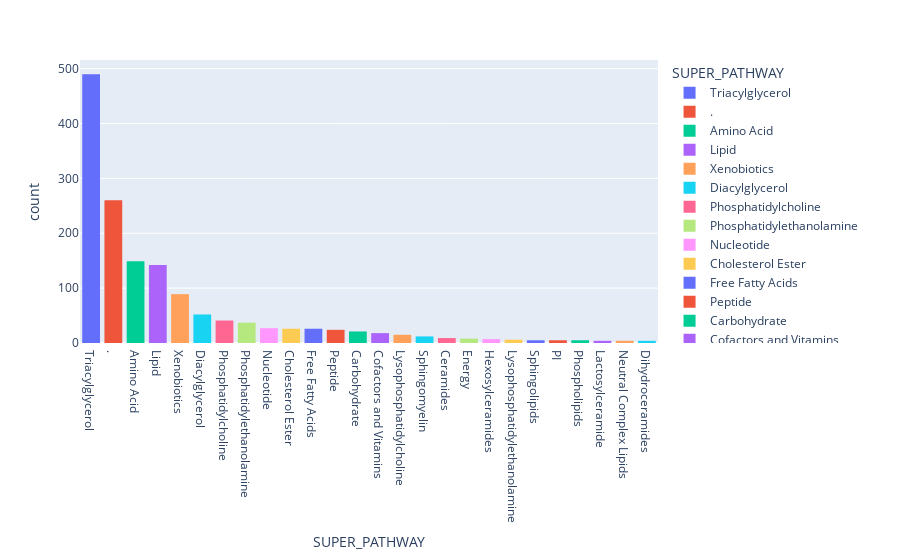

The cell this chart's notebook holds for it:
### Code cell
# GRAFICO IDENTIFICACION DEL GRUPO DE BIOQUIMICO AL QUE PERTENECEN LOS COMPUESTOS IDENTIFICADOS (Final para presentación)
grupo_compuestos_df = grupo_compuestos.reset_index()
grupo_compuestos_df.columns = ["SUPER_PATHWAY", "count"]
fig = px.bar(grupo_compuestos_df, x="SUPER_PATHWAY", y="count", color="SUPER_PATHWAY")
fig.update_traces(marker_line_width=0)
fig.show()

### Figure 1 — Plotly figure (JSON) as saved in the notebook; plotly's stock layout.template omitted (floating-point values rounded to 4 significant figures)
{"data": [{"hovertemplate": "SUPER_PATHWAY=%{x}<br>count=%{y}<extra></extra>", "legendgroup": "Triacylglycerol", "marker": {"color": "#636efa", "line": {"width": 0}, "pattern": {"shape": ""}}, "name": "Triacylglycerol", "orientation": "v", "showlegend": true, "textposition": "auto", "type": "bar", "x": ["Triacylglycerol"], "xaxis": "x", "y": [490], "yaxis": "y"}, {"hovertemplate": "SUPER_PATHWAY=%{x}<br>count=%{y}<extra></extra>", "legendgroup": ".", "marker": {"color": "#EF553B", "line": {"width": 0}, "pattern": {"shape": ""}}, "name": ".", "orientation": "v", "showlegend": true, "textposition": "auto", "type": "bar", "x": ["."], "xaxis": "x", "y": [260], "yaxis": "y"}, {"hovertemplate": "SUPER_PATHWAY=%{x}<br>count=%{y}<extra></extra>", "legendgroup": "Amino Acid", "marker": {"color": "#00cc96", "line": {"width": 0}, "pattern": {"shape": ""}}, "name": "Amino Acid", "orientation": "v", "showlegend": true, "textposition": "auto", "type": "bar", "x": ["Amino Acid"], "xaxis": "x", "y": [149], "yaxis": "y"}, {"hovertemplate": "SUPER_PATHWAY=%{x}<br>count=%{y}<extra></extra>", "legendgroup": "Lipid", "marker": {"color": "#ab63fa", "line": {"width": 0}, "pattern": {"shape": ""}}, "name": "Lipid", "orientation": "v", "showlegend": true, "textposition": "auto", "type": "bar", "x": ["Lipid"], "xaxis": "x", "y": [142], "yaxis": "y"}, {"hovertemplate": "SUPER_PATHWAY=%{x}<br>count=%{y}<extra></extra>", "legendgroup": "Xenobiotics", "marker": {"color": "#FFA15A", "line": {"width": 0}, "pattern": {"shape": ""}}, "name": "Xenobiotics", "orientation": "v", "showlegend": true, "textposition": "auto", "type": "bar", "x": ["Xenobiotics"], "xaxis": "x", "y": [89], "yaxis": "y"}, {"hovertemplate": "SUPER_PATHWAY=%{x}<br>count=%{y}<extra></extra>", "legendgroup": "Diacylglycerol", "marker": {"color": "#19d3f3", "line": {"width": 0}, "pattern": {"shape": ""}}, "name": "Diacylglycerol", "orientation": "v", "showlegend": true, "textposition": "auto", "type": "bar", "x": ["Diacylglycerol"], "xaxis": "x", "y": [52], "yaxis": "y"}, {"hovertemplate": "SUPER_PATHWAY=%{x}<br>count=%{y}<extra></extra>", "legendgroup": "Phosphatidylcholine", "marker": {"color": "#FF6692", "line": {"width": 0}, "pattern": {"shape": ""}}, "name": "Phosphatidylcholine", "orientation": "v", "showlegend": true, "textposition": "auto", "type": "bar", "x": ["Phosphatidylcholine"], "xaxis": "x", "y": [41], "yaxis": "y"}, {"hovertemplate": "SUPER_PATHWAY=%{x}<br>count=%{y}<extra></extra>", "legendgroup": "Phosphatidylethanolamine", "marker": {"color": "#B6E880", "line": {"width": 0}, "pattern": {"shape": ""}}, "name": "Phosphatidylethanolamine", "orientation": "v", "showlegend": true, "textposition": "auto", "type": "bar", "x": ["Phosphatidylethanolamine"], "xaxis": "x", "y": [37], "yaxis": "y"}, {"hovertemplate": "SUPER_PATHWAY=%{x}<br>count=%{y}<extra></extra>", "legendgroup": "Nucleotide", "marker": {"color": "#FF97FF", "line": {"width": 0}, "pattern": {"shape": ""}}, "name": "Nucleotide", "orientation": "v", "showlegend": true, "textposition": "auto", "type": "bar", "x": ["Nucleotide"], "xaxis": "x", "y": [27], "yaxis": "y"}, {"hovertemplate": "SUPER_PATHWAY=%{x}<br>count=%{y}<extra></extra>", "legendgroup": "Cholesterol Ester", "marker": {"color": "#FECB52", "line": {"width": 0}, "pattern": {"shape": ""}}, "name": "Cholesterol Ester", "orientation": "v", "showlegend": true, "textposition": "auto", "type": "bar", "x": ["Cholesterol Ester"], "xaxis": "x", "y": [26], "yaxis": "y"}, {"hovertemplate": "SUPER_PATHWAY=%{x}<br>count=%{y}<extra></extra>", "legendgroup": "Free Fatty Acids", "marker": {"color": "#636efa", "line": {"width": 0}, "pattern": {"shape": ""}}, "name": "Free Fatty Acids", "orientation": "v", "showlegend": true, "textposition": "auto", "type": "bar", "x": ["Free Fatty Acids"], "xaxis": "x", "y": [26], "yaxis": "y"}, {"hovertemplate": "SUPER_PATHWAY=%{x}<br>count=%{y}<extra></extra>", "legendgroup": "Peptide", "marker": {"color": "#EF553B", "line": {"width": 0}, "pattern": {"shape": ""}}, "name": "Peptide", "orientation": "v", "showlegend": true, "textposition": "auto", "type": "bar", "x": ["Peptide"], "xaxis": "x", "y": [24], "yaxis": "y"}, {"hovertemplate": "SUPER_PATHWAY=%{x}<br>count=%{y}<extra></extra>", "legendgroup": "Carbohydrate", "marker": {"color": "#00cc96", "line": {"width": 0}, "pattern": {"shape": ""}}, "name": "Carbohydrate", "orientation": "v", "showlegend": true, "textposition": "auto", "type": "bar", "x": ["Carbohydrate"], "xaxis": "x", "y": [21], "yaxis": "y"}, {"hovertemplate": "SUPER_PATHWAY=%{x}<br>count=%{y}<extra></extra>", "legendgroup": "Cofactors and Vitamins", "marker": {"color": "#ab63fa", "line": {"width": 0}, "pattern": {"shape": ""}}, "name": "Cofactors and Vitamins", "orientation": "v", "showlegend": true, "textposition": "auto", "type": "bar", "x": ["Cofactors and Vitamins"], "xaxis": "x", "y": [18], "yaxis": "y"}, {"hovertemplate": "SUPER_PATHWAY=%{x}<br>count=%{y}<extra></extra>", "legendgroup": "Lysophosphatidylcholine", "marker": {"color": "#FFA15A", "line": {"width": 0}, "pattern": {"shape": ""}}, "name": "Lysophosphatidylcholine", "orientation": "v", "showlegend": true, "textposition": "auto", "type": "bar", "x": ["Lysophosphatidylcholine"], "xaxis": "x", "y": [15], "yaxis": "y"}, {"hovertemplate": "SUPER_PATHWAY=%{x}<br>count=%{y}<extra></extra>", "legendgroup": "Sphingomyelin", "marker": {"color": "#19d3f3", "line": {"width": 0}, "pattern": {"shape": ""}}, "name": "Sphingomyelin", "orientation": "v", "showlegend": true, "textposition": "auto", "type": "bar", "x": ["Sphingomyelin"], "xaxis": "x", "y": [12], "yaxis": "y"}, {"hovertemplate": "SUPER_PATHWAY=%{x}<br>count=%{y}<extra></extra>", "legendgroup": "Ceramides", "marker": {"color": "#FF6692", "line": {"width": 0}, "pattern": {"shape": ""}}, "name": "Ceramides", "orientation": "v", "showlegend": true, "textposition": "auto", "type": "bar", "x": ["Ceramides"], "xaxis": "x", "y": [9], "yaxis": "y"}, {"hovertemplate": "SUPER_PATHWAY=%{x}<br>count=%{y}<extra></extra>", "legendgroup": "Energy", "marker": {"color": "#B6E880", "line": {"width": 0}, "pattern": {"shape": ""}}, "name": "Energy", "orientation": "v", "showlegend": true, "textposition": "auto", "type": "bar", "x": ["Energy"], "xaxis": "x", "y": [8], "yaxis": "y"}, {"hovertemplate": "SUPER_PATHWAY=%{x}<br>count=%{y}<extra></extra>", "legendgroup": "Hexosylceramides", "marker": {"color": "#FF97FF", "line": {"width": 0}, "pattern": {"shape": ""}}, "name": "Hexosylceramides", "orientation": "v", "showlegend": true, "textposition": "auto", "type": "bar", "x": ["Hexosylceramides"], "xaxis": "x", "y": [7], "yaxis": "y"}, {"hovertemplate": "SUPER_PATHWAY=%{x}<br>count=%{y}<extra></extra>", "legendgroup": "Lysophosphatidylethanolamine", "marker": {"color": "#FECB52", "line": {"width": 0}, "pattern": {"shape": ""}}, "name": "Lysophosphatidylethanolamine", "orientation": "v", "showlegend": true, "textposition": "auto", "type": "bar", "x": ["Lysophosphatidylethanolamine"], "xaxis": "x", "y": [6], "yaxis": "y"}, {"hovertemplate": "SUPER_PATHWAY=%{x}<br>count=%{y}<extra></extra>", "legendgroup": "Sphingolipids", "marker": {"color": "#636efa", "line": {"width": 0}, "pattern": {"shape": ""}}, "name": "Sphingolipids", "orientation": "v", "showlegend": true, "textposition": "auto", "type": "bar", "x": ["Sphingolipids"], "xaxis": "x", "y": [5], "yaxis": "y"}, {"hovertemplate": "SUPER_PATHWAY=%{x}<br>count=%{y}<extra></extra>", "legendgroup": "PI", "marker": {"color": "#EF553B", "line": {"width": 0}, "pattern": {"shape": ""}}, "name": "PI", "orientation": "v", "showlegend": true, "textposition": "auto", "type": "bar", "x": ["PI"], "xaxis": "x", "y": [5], "yaxis": "y"}, {"hovertemplate": "SUPER_PATHWAY=%{x}<br>count=%{y}<extra></extra>", "legendgroup": "Phospholipids", "marker": {"color": "#00cc96", "line": {"width": 0}, "pattern": {"shape": ""}}, "name": "Phospholipids", "orientation": "v", "showlegend": true, "textposition": "auto", "type": "bar", "x": ["Phospholipids"], "xaxis": "x", "y": [5], "yaxis": "y"}, {"hovertemplate": "SUPER_PATHWAY=%{x}<br>count=%{y}<extra></extra>", "legendgroup": "Lactosylceramide", "marker": {"color": "#ab63fa", "line": {"width": 0}, "pattern": {"shape": ""}}, "name": "Lactosylceramide", "orientation": "v", "showlegend": true, "textposition": "auto", "type": "bar", "x": ["Lactosylceramide"], "xaxis": "x", "y": [4], "yaxis": "y"}, {"hovertemplate": "SUPER_PATHWAY=%{x}<br>count=%{y}<extra></extra>", "legendgroup": "Neutral Complex Lipids", "marker": {"color": "#FFA15A", "line": {"width": 0}, "pattern": {"shape": ""}}, "name": "Neutral Complex Lipids", "orientation": "v", "showlegend": true, "textposition": "auto", "type": "bar", "x": ["Neutral Complex Lipids"], "xaxis": "x", "y": [4], "yaxis": "y"}, {"hovertemplate": "SUPER_PATHWAY=%{x}<br>count=%{y}<extra></extra>", "legendgroup": "Dihydroceramides", "marker": {"color": "#19d3f3", "line": {"width": 0}, "pattern": {"shape": ""}}, "name": "Dihydroceramides", "orientation": "v", "showlegend": true, "textposition": "auto", "type": "bar", "x": ["Dihydroceramides"], "xaxis": "x", "y": [4], "yaxis": "y"}], "layout": {"barmode": "relative", "legend": {"title": {"text": "SUPER_PATHWAY"}, "tracegroupgap": 0}, "margin": {"t": 60}, "xaxis": {"anchor": "y", "categoryarray": ["Triacylglycerol", ".", "Amino Acid", "Lipid", "Xenobiotics", "Diacylglycerol", "Phosphatidylcholine", "Phosphatidylethanolamine", "Nucleotide", "Cholesterol Ester", "Free Fatty Acids", "Peptide", "Carbohydrate", "Cofactors and Vitamins", "Lysophosphatidylcholine", "Sphingomyelin", "Ceramides", "Energy", "Hexosylceramides", "Lysophosphatidylethanolamine", "Sphingolipids", "PI", "Phospholipids", "Lactosylceramide", "Neutral Complex Lipids", "Dihydroceramides"], "categoryorder": "array", "domain": [0, 1], "title": {"text": "SUPER_PATHWAY"}}, "yaxis": {"anchor": "x", "domain": [0, 1], "title": {"text": "count"}}}}
